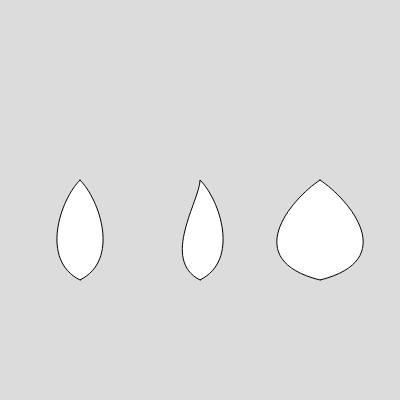
Frame 1 (no input)
Frame 60 (no input): identical to frame 1, image omitted
Frame 120 (the mouse pressed at the canvas centre since frame 60): identical to frame 1, image omitted

The p5.js sketch that drew this single still picture (run headless with seeded random() and noise() and a simulated clock; from frame 60 on, the mouse is pressed at the canvas centre):

// p5.js sketch
// ── sketch.js
function setup() {
  createCanvas(400, 400);
}

function draw() {
  background(220);

  let h = 100;

  // Simple leaf
  push();
  translate(width * 0.20, height * 0.7);
  beginShape();
  vertex(0, 0);
  bezierVertex(h * 0.4, -h * 0.2, h * 0.2, -h * 0.8, 0, -h);
  endShape();

  beginShape();
  vertex(0, 0);
  bezierVertex(-h * 0.4, -h * 0.2, -h * 0.2, -h * 0.8, 0, -h);
  endShape();
  pop();

  // ------

  // Curved leaf
  push();
  translate(width * 0.50, height * 0.7);
  beginShape();
  vertex(0, 0);
  bezierVertex(h * 0.4, -h * 0.2, h * 0.2, -h * 0.8, 0, -h);
  bezierVertex(-0, -h * 0.8, -h * 0.4, -h * 0.2, 0, 0);
  endShape();
  pop();

  // ------


  // Rounded
  push();
  translate(width * 0.80, height * 0.7);
  beginShape();
  vertex(0, 0);
  bezierVertex(h * 0.8, -h * 0.2, h * 0.3, -h * 0.8, 0, -h);
  endShape();

  beginShape();
  vertex(0, 0);
  bezierVertex(-h * 0.8, -20, -h * 0.3, -h * 0.8, 0, -h);
  endShape();
  pop();


}
